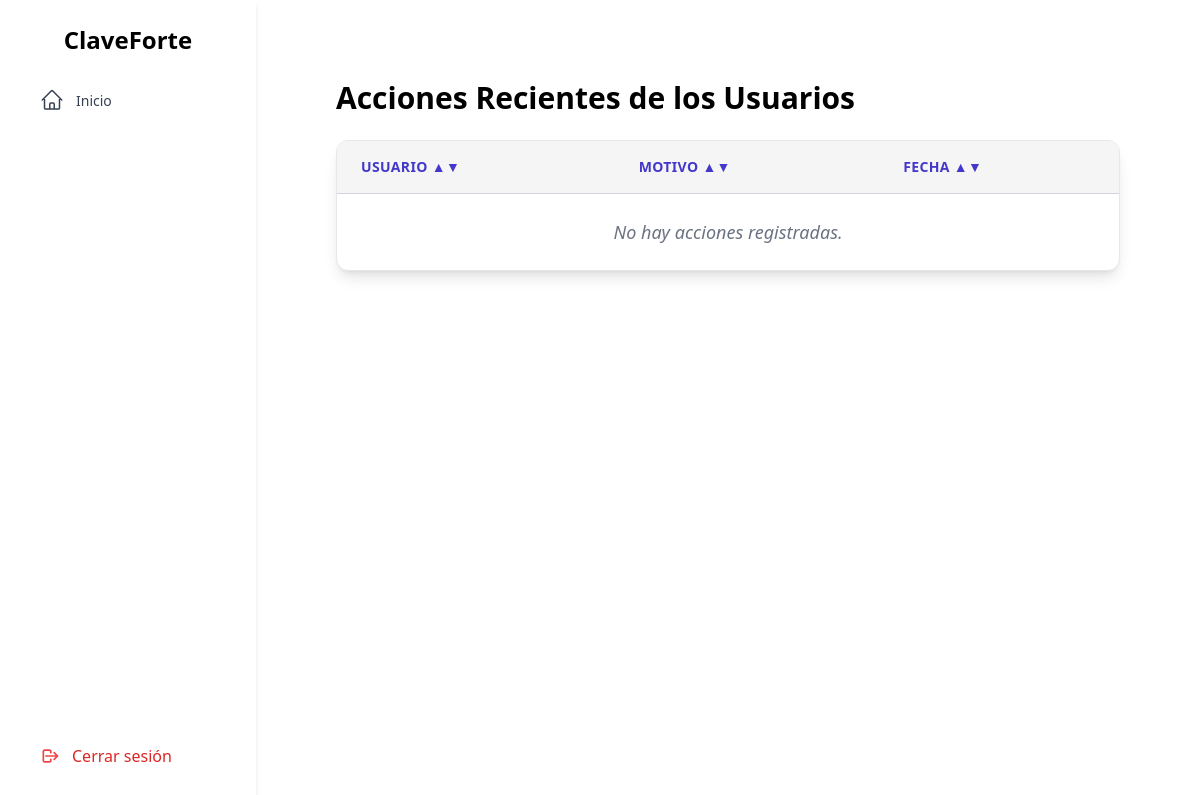
Before: /recent_actions with the older database file.
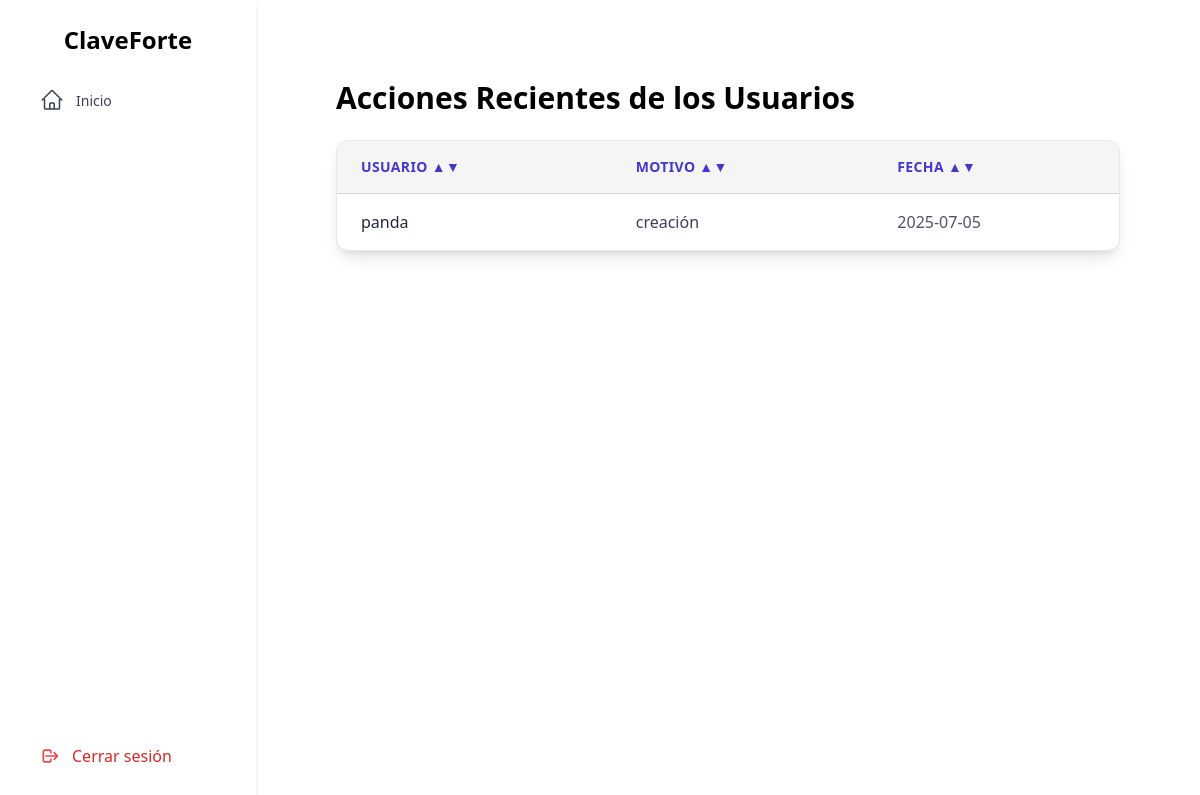
After: the same page with the newer database file.
### tables this page shows
CREATE TABLE Access (
        id_access       INTEGER PRIMARY KEY AUTOINCREMENT,
        timestam        TEXT NOT NULL,  -- Fecha en formato ISO
        motivo          TEXT,
        usr_name        TEXT,
        id_usr          INTEGER NOT NULL,
        id_credential   INTEGER NOT NULL,
        FOREIGN KEY (id_usr) REFERENCES Users(id_usr),
        FOREIGN KEY (id_credential) REFERENCES Credentials(id_credential)
    );

### app.py (the view)
@app.route('/recent_actions')
def acciones_recientes():
    active_rol = session.get('usuario_rol')
    rcnt_act = []
    try:
        conn = sqlite3.connect('instance/ClaveForte.db')
        conn.row_factory = sqlite3.Row  # Permite acceder a columnas por nombre
        cursor = conn.cursor()
        cursor.execute('''
            SELECT * FROM Access
        ''')
        rcnt_act = cursor.fetchall()
    except Exception as e:
        print(f"Error al recuperar acciones recientes: {e}")
    finally:
        conn.close()
    return render_template('./admin/recent/recent.html',
                           usr_rol=active_rol,
                           recent_acctions=rcnt_act)

### templates/admin/recent/recent.html (shortened to what this page needs)
{% extends './layout.html' %}
{% block content %}
<div class="flex-1 p-10">
    <h1 class="text-3xl font-bold mb-6 text-black">Acciones Recientes de los Usuarios</h1>
    <div class="w-full overflow-x-auto bg-white shadow-lg rounded-xl border border-gray-200">
    <div class="max-h-[65vh] overflow-y-auto">
        <table id="tablaAcciones" class="min-w-full divide-y divide-gray-300">
            <thead class="bg-[rgb(245,245,245)] sticky top-0 z-10">
                <tr>
                    <th onclick="ordenarTabla(0)" class="cursor-pointer px-6 py-4 text-left text-sm font-bold text-indigo-700 uppercase tracking-wide bg-[rgb(245,245,245)]">
                        Usuario ▲▼
                    </th>
                    <th onclick="ordenarTabla(1)" class="cursor-pointer px-6 py-4 text-left text-sm font-bold text-indigo-700 uppercase tracking-wide bg-[rgb(245,245,245)]">
                        Motivo ▲▼
                    </th>
                    <th onclick="ordenarTabla(2)" class="cursor-pointer px-6 py-4 text-left text-sm font-bold text-indigo-700 uppercase tracking-wide bg-[rgb(245,245,245)]">
                        Fecha ▲▼
                    </th>
                </tr>
            </thead>
            <tbody class="divide-y divide-gray-200">
                {% for accion in recent_acctions %}
                <tr class="hover:bg-indigo-50 transition-all duration-200">
                    <td class="px-6 py-4 text-base text-gray-800 font-medium">
                        {{ accion['usr_name'] }}
                    </td>
                    <td class="px-6 py-4 text-base text-gray-700">
                        {{ accion['motivo'] }}
                    </td>
                    <td class="px-6 py-4 text-base text-gray-600">
                        {{ accion['timestam'][:10] }}
                    </td>
                </tr>
                {% else %}
                <tr>
                    <td colspan="3" class="px-6 py-6 text-center text-gray-500 italic text-lg">
                        No hay acciones registradas.
                    </td>
                </tr>
                {% endfor %}
            </tbody>
        </table>
    </div>
    </div>
</div>
{% endblock %}

### templates/layout.html (shortened to what this page needs)
<!DOCTYPE html>
<html lang="es">
<head>
  <link href="https://cdn.jsdelivr.net/npm/tailwindcss@2.2.19/dist/tailwind.min.css" rel="stylesheet">
</head>
<body class="flex overflow-y-hidden h-full">
  {% include './sidebar/sidebar.html' with context%}
  <main class="flex-1 p-10">
    {% block content %}{% endblock %}
  </main>
</body>
</html>

### templates/sidebar/sidebar.html (shortened to what this page needs)
<!DOCTYPE html>
<html lang="es">
<head>
    <script src="https://cdn.tailwindcss.com"></script>
</head>
<body>
    <aside class="w-64 h-screen bg-white shadow-md p-6 flex flex-col justify-between">
    <div>
        <h2 class="text-2xl font-bold text-center mb-6">ClaveForte</h2>
        <nav>
            <ul class="space-y-2">
                <li>
                    <a href="/home" class="flex items-center gap-3 px-4 py-2 rounded hover:bg-indigo-100 text-gray-700 transition">
                        <span class="text-[14px]">Inicio</span>
                    </a>
                </li>
            </ul>
        </nav>
    </div>
    <div>
        <a href="/logout" class="flex items-center gap-3 px-4 py-2 rounded hover:bg-red-100 text-red-600 transition">
        <svg class="w-5 h-5 text-red-500" fill="none" stroke="currentColor" viewBox="0 0 24 24">
            <path stroke-linecap="round" stroke-linejoin="round" stroke-width="2" d="M17 16l4-4m0 0l-4-4m4 4H7m6 4v1a2 2 0 01-2 2H6a2 2 0 01-2-2V7a2 2 0 012-2h5a2 2 0 012 2v1" />
        </svg>
        <span>Cerrar sesión</span>
        </a>
    </div>
    </aside>
</body>
</html>

Changed rows visible on the page:
added Access: usr_name "panda", motivo "creación", timestam "2025-07-05"
Other visible differences:
text no longer shown: "No hay acciones registradas."
